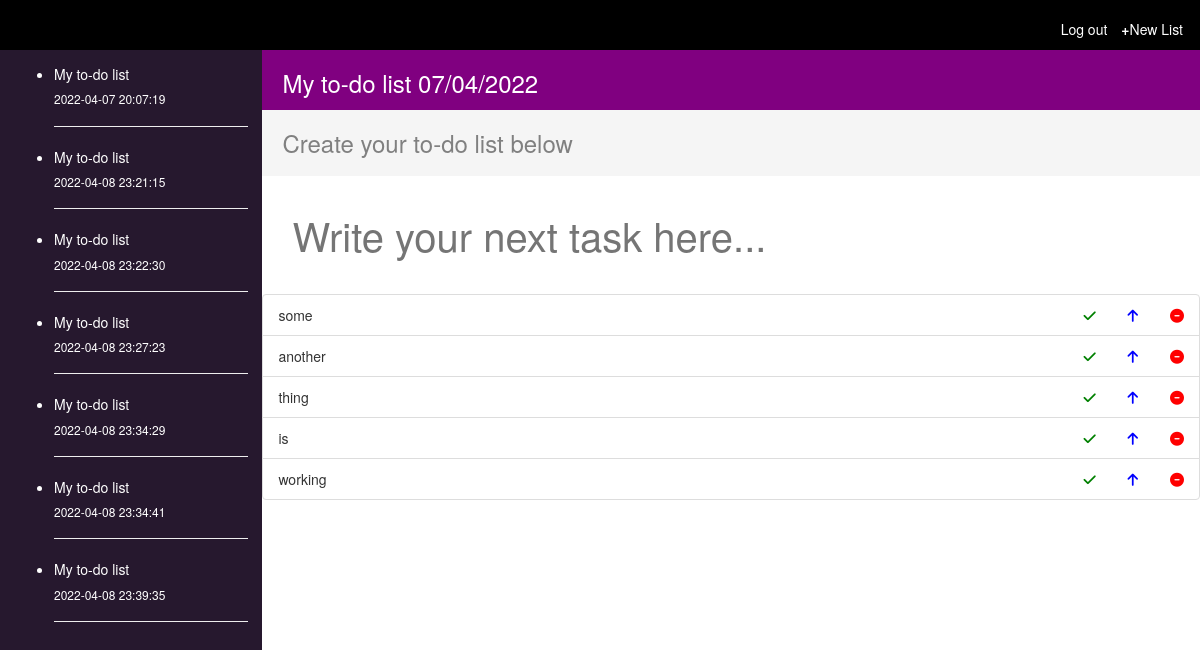
/1/2022-04-07 20:07:19 (signed in), run on an earlier commit of the app's database.
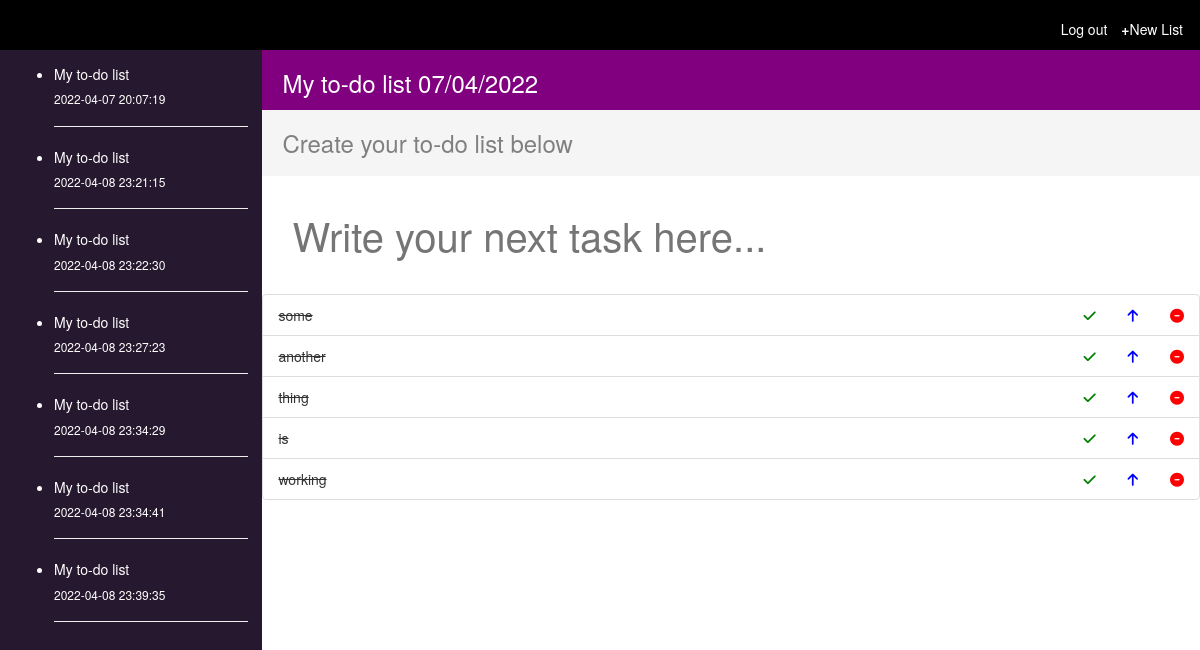
And on a later commit of the database.
### app.py (models this page shows)
class List(db.Model):
    __tablename__ = 'lists'
    id = db.Column(db.Integer, primary_key=True)
    user_id = db.Column(db.Integer, db.ForeignKey('users.id'), nullable=False)
    tasks = db.relationship('Task', backref='list', lazy=True)
    date = db.Column(db.DateTime(timezone=True), nullable=False, server_default=func.now())

class Task(db.Model):
    __tablename__ = 'tasks'
    id = db.Column(db.Integer, primary_key=True)
    task = db.Column(db.String(250), unique=False, nullable=False)
    list_id = db.Column(db.Integer, db.ForeignKey('lists.id'), nullable=False)
    completed = db.Column(db.Boolean, default=False, nullable=False)
    date = db.Column(db.DateTime(timezone=True), nullable=False, server_default=func.now())

### app.py (the view, shortened to what this page needs)
@app.route('/<path:item>/<path:date>', methods=["POST", "GET"])
def item(item, date):
    if request.method == "GET":
        lists = List.query.filter_by(user_id=current_user.id).all()
        list = List.query.filter_by(id=item, user_id=current_user.id).first()
        date = list.date.strftime("%d/%m/%Y")
        tasks = Task.query.filter_by(list_id=list.id).all()
        amount = len(tasks)
        return render_template('task.html', tasks=tasks, date=date, list=list,
         amount=amount, user=current_user, lists=lists, from_list=False, save=True, update=False, previous=True)

### app.py (called while the page is built)
@login_manager.user_loader
def load_user(user_id):
    return User.query.get(user_id)

### templates/task.html (shortened to what this page needs)
{% extends "bootstrap/base.html" %}
<!DOCTYPE html> {% block content %}
<html>
<head>
    <link rel="stylesheet" href="../static/styles.css">
</head>
<body>
    <header>
        <div class="first">
            <h5 class='new-list'>
                <a style="text-decoration:none;color:white;" href=" {{url_for('new') }} " style="color:white;"><strong>+</strong>New List</a>
            </h5>
            {% if user.is_authenticated %}
            <h5 class="login">
                <a style="text-decoration:none;color:white;" href="{{ url_for('login') }}" style="color:white;">Log out</a>
            </h5>
            {% else %}
            <h5 class="login">
                <a style="text-decoration:none;color:white;" href="{{ url_for('login') }}" style="color:white;">Log in</a>
            </h5>
            {% endif %}
        </div>
    </header>
    <div class="flex-container">
        {% if user.is_authenticated %}
        {% if lists %}
        <div class='lists'>
            <ul>
                {% for list in lists %}
                <li>
                    <span>
                        <a href="{{ url_for('item', item=list.id, date=list.date) }}" style="text-decoration:none;color:white;">
                            <h5>My to-do list</h5>
                            <h6>{{ list.date }}</h6>
                        </a>
                    </span>
                </li>
                <hr>
                {% endfor %}
            </ul>
        </div>
        {% endif %}
        {% endif %}
        <div class="others">
            <div class="info">
                <h3 class="name">My to-do list {{ date }}</h3>
            </div>
            <div class="create">
                <h3>Create your to-do list below</h3>
            </div>
            <div class="todo">
                {% if update and user.is_authenticated and save %}
                <form action="{{ url_for('update', id=task.id)}}" method="POST">
                    <input value="{{ task.task }}" autocomplete="off" name="task" style="border:none;" type="text" height="10" autofocus placeholder="Write your next task here...">
                </form>
                {% elif update and user.is_authenticated and not save %}
                <form action="{{ url_for('upd_list', name=task)}}" method="POST">
                    <input value="{{ task }}" autocomplete="off" name="task" style="border:none;" type="text" height="10" autofocus placeholder="Write your next task here...">
                </form>
                {% elif update and not user.is_authenticated %}
                <form action="{{ url_for('upd_list', name=task)}}" method="POST">
                    <input value="{{ task }}" autocomplete="off" name="task" style="border:none;" type="text" height="10" autofocus placeholder="Write your next task here...">
                </form>
                {% elif previous %}
                <form action="{{ url_for('item', item=list.id, date=list.date)}}" method="POST">
                    <input value="{{ task }}" autocomplete="off" name="task" style="border:none;" type="text" height="10" autofocus placeholder="Write your next task here...">
                </form>
                {% else%}
                <form action="/new" method="POST">
                    <input autocomplete="off" name="task" style="border:none;" type="text" height="10" autofocus placeholder="Write your next task here...">
                </form>
                {% endif %}
            </div>
            <ul class="list-group">
                {% if from_list %}
                    {% if tasks %}
                    {% for task in tasks %}
                        {% for key, value in task.items() %}
                            <li class="list-group-item">
                                <span>
                                    {% if value == False %}
                                        {{ key }}
                                    {% else %}
                                        <s>{{ key }}</s>
                                    {% endif %}
                                    <div class='icons'>
                                        <a href="{{ url_for('comp_list', name=task) }}" title="mark task as completed"><i class="fa-solid fa-check" style='color:green;padding-left:2em;'></i></a>
                                        {% for key, value in task.items() %}
                                        <a href="{{ url_for('upd_list', name=key) }}" title=" update task"><i class="fa-solid fa-arrow-up" style='color:blue;padding-left:2em;'></i></a>
                                        {% endfor %}
                                        <a href="{{ url_for('del_list', name=task) }}" title="delete task"><i class="fa-solid fa-circle-minus" style='color:red;padding-left:2em;'></i></a>
                                    </div>
                                </span>
                            </li>
                        {% endfor %}
                    {% endfor %}
                    {% endif %}
                {% else %}
                    {% for task in tasks %}
                        <li class="list-group-item">
                            <span>
                                {% if task.completed %}
                                <s>{{ task.task }}</s>
                                {% else %}
                                {{ task.task }}
                                {% endif %}
                                <div class='icons'>
                                    <a href="{{ url_for('completed', id=task.id) }}" title="mark task as completed"><i class="fa-solid fa-check" style='color:green;padding-left:2em;'></i></a>
                                    <a href="{{ url_for('update', id=task.id) }}" title=" update task"><i class="fa-solid fa-arrow-up" style='color:blue;padding-left:2em;'></i></a>
                                    <a href="{{ url_for('delete', id=task.id) }}" title="delete task"><i class="fa-solid fa-circle-minus" style='color:red;padding-left:2em;'></i></a>
                                </div>
                            </span>
                        </li>
                    {% endfor %}
                {% endif %}
            </ul>
        </div>
    </div>
</body>
</html>
{% endblock %}

### static/styles.css (style rules this page uses)
body { margin: 0; }
h1, h2, h3, h4, h5, h5 { margin: 0; padding: 0; }
.first { display: block; background-color: black; height: 40px; font-size: large; padding: 20px 10px 30px 0; top: 0; }
.login { float: right; margin: 0.2% 0.5em 0; color: white; }
.new-list { float: right; margin: 0.2% 0.5em 0; color: white; }
.info { background-color: purple; padding: 20px 20px 40px; }
.name { color: white; float: left; }
.todo { padding: 2em; }
input { width: 100%; line-height: 60px; font-size: 40px; }
.create { background-color: whitesmoke; color: gray; font-size: 1.5em; padding: 20px; }
.flex-container { display: flex; }
.lists { flex: 1; background-color: #26182e; color: white; padding: 1em; overflow-y: auto; height: 100vh; }
.others { flex: 4; }
.icons { float: right; }

What changed in the data, as far as the page shows it:
changed Task "some": completed False → True (drawn)
changed Task "another": completed False → True (drawn)
changed Task "thing": completed False → True (drawn)
changed Task "is": completed False → True (drawn)
changed Task "working": completed False → True (drawn)
